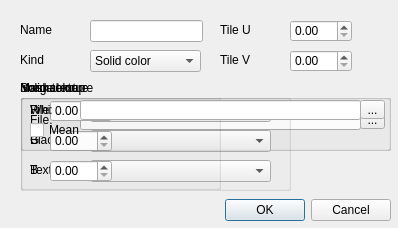
<?xml version="1.0" encoding="UTF-8"?>
<ui version="4.0">
 <class>textureDialog</class>
 <widget class="QDialog" name="textureDialog">
  <property name="geometry">
   <rect>
    <x>0</x>
    <y>0</y>
    <width>398</width>
    <height>228</height>
   </rect>
  </property>
  <property name="windowTitle">
   <string>Texture properties</string>
  </property>
  <widget class="QDialogButtonBox" name="buttonBox">
   <property name="geometry">
    <rect>
     <x>10</x>
     <y>190</y>
     <width>381</width>
     <height>40</height>
    </rect>
   </property>
   <property name="standardButtons">
    <set>QDialogButtonBox::Cancel|QDialogButtonBox::Ok</set>
   </property>
  </widget>
  <widget class="QLineEdit" name="nameBox">
   <property name="geometry">
    <rect>
     <x>90</x>
     <y>20</y>
     <width>113</width>
     <height>22</height>
    </rect>
   </property>
  </widget>
  <widget class="QLabel" name="label_4">
   <property name="geometry">
    <rect>
     <x>20</x>
     <y>20</y>
     <width>67</width>
     <height>20</height>
    </rect>
   </property>
   <property name="text">
    <string>Name</string>
   </property>
  </widget>
  <widget class="QLabel" name="label">
   <property name="geometry">
    <rect>
     <x>20</x>
     <y>50</y>
     <width>46</width>
     <height>20</height>
    </rect>
   </property>
   <property name="text">
    <string>Kind</string>
   </property>
  </widget>
  <widget class="QComboBox" name="kindBox">
   <property name="geometry">
    <rect>
     <x>90</x>
     <y>50</y>
     <width>111</width>
     <height>22</height>
    </rect>
   </property>
   <item>
    <property name="text">
     <string>Solid color</string>
    </property>
   </item>
   <item>
    <property name="text">
     <string>Mask texture</string>
    </property>
   </item>
   <item>
    <property name="text">
     <string>Image texture</string>
    </property>
   </item>
   <item>
    <property name="text">
     <string>Normap map</string>
    </property>
   </item>
  </widget>
  <widget class="QGroupBox" name="imageGroupBox">
   <property name="geometry">
    <rect>
     <x>20</x>
     <y>80</y>
     <width>371</width>
     <height>71</height>
    </rect>
   </property>
   <property name="title">
    <string>Image texture</string>
   </property>
   <widget class="QLineEdit" name="textureFileName">
    <property name="geometry">
     <rect>
      <x>60</x>
      <y>30</y>
      <width>281</width>
      <height>20</height>
     </rect>
    </property>
   </widget>
   <widget class="QToolButton" name="selectImageButton">
    <property name="geometry">
     <rect>
      <x>340</x>
      <y>30</y>
      <width>25</width>
      <height>19</height>
     </rect>
    </property>
    <property name="text">
     <string>...</string>
    </property>
   </widget>
   <widget class="QLabel" name="label_6">
    <property name="geometry">
     <rect>
      <x>10</x>
      <y>30</y>
      <width>46</width>
      <height>20</height>
     </rect>
    </property>
    <property name="text">
     <string>File:</string>
    </property>
   </widget>
  </widget>
  <widget class="QGroupBox" name="maskGroupBox">
   <property name="geometry">
    <rect>
     <x>20</x>
     <y>80</y>
     <width>271</width>
     <height>111</height>
    </rect>
   </property>
   <property name="title">
    <string>Mask texture</string>
   </property>
   <widget class="QComboBox" name="whiteMaskBox">
    <property name="geometry">
     <rect>
      <x>70</x>
      <y>20</y>
      <width>181</width>
      <height>22</height>
     </rect>
    </property>
   </widget>
   <widget class="QComboBox" name="blackMaskBox">
    <property name="geometry">
     <rect>
      <x>70</x>
      <y>50</y>
      <width>181</width>
      <height>22</height>
     </rect>
    </property>
   </widget>
   <widget class="QComboBox" name="textureMaskBox">
    <property name="geometry">
     <rect>
      <x>70</x>
      <y>80</y>
      <width>181</width>
      <height>22</height>
     </rect>
    </property>
   </widget>
   <widget class="QLabel" name="label_7">
    <property name="geometry">
     <rect>
      <x>10</x>
      <y>20</y>
      <width>46</width>
      <height>20</height>
     </rect>
    </property>
    <property name="text">
     <string>White</string>
    </property>
   </widget>
   <widget class="QLabel" name="label_8">
    <property name="geometry">
     <rect>
      <x>10</x>
      <y>50</y>
      <width>46</width>
      <height>20</height>
     </rect>
    </property>
    <property name="text">
     <string>Black</string>
    </property>
   </widget>
   <widget class="QLabel" name="label_9">
    <property name="geometry">
     <rect>
      <x>10</x>
      <y>80</y>
      <width>46</width>
      <height>20</height>
     </rect>
    </property>
    <property name="text">
     <string>Texture</string>
    </property>
   </widget>
  </widget>
  <widget class="QGroupBox" name="solidColorGroupBox">
   <property name="geometry">
    <rect>
     <x>20</x>
     <y>80</y>
     <width>201</width>
     <height>110</height>
    </rect>
   </property>
   <property name="title">
    <string>Solid color</string>
   </property>
   <widget class="QLabel" name="label_2">
    <property name="geometry">
     <rect>
      <x>10</x>
      <y>20</y>
      <width>46</width>
      <height>20</height>
     </rect>
    </property>
    <property name="text">
     <string>R</string>
    </property>
   </widget>
   <widget class="QLabel" name="label_3">
    <property name="geometry">
     <rect>
      <x>10</x>
      <y>50</y>
      <width>46</width>
      <height>20</height>
     </rect>
    </property>
    <property name="text">
     <string>G</string>
    </property>
   </widget>
   <widget class="QLabel" name="label_5">
    <property name="geometry">
     <rect>
      <x>10</x>
      <y>80</y>
      <width>46</width>
      <height>20</height>
     </rect>
    </property>
    <property name="text">
     <string>B</string>
    </property>
   </widget>
   <widget class="QDoubleSpinBox" name="blueColorBox">
    <property name="geometry">
     <rect>
      <x>30</x>
      <y>80</y>
      <width>62</width>
      <height>22</height>
     </rect>
    </property>
    <property name="maximum">
     <double>1.000000000000000</double>
    </property>
    <property name="singleStep">
     <double>0.100000000000000</double>
    </property>
   </widget>
   <widget class="QDoubleSpinBox" name="greenColorBox">
    <property name="geometry">
     <rect>
      <x>30</x>
      <y>50</y>
      <width>62</width>
      <height>22</height>
     </rect>
    </property>
    <property name="maximum">
     <double>1.000000000000000</double>
    </property>
    <property name="singleStep">
     <double>0.100000000000000</double>
    </property>
   </widget>
   <widget class="QDoubleSpinBox" name="redColorBox">
    <property name="geometry">
     <rect>
      <x>30</x>
      <y>20</y>
      <width>62</width>
      <height>22</height>
     </rect>
    </property>
    <property name="maximum">
     <double>1.000000000000000</double>
    </property>
    <property name="singleStep">
     <double>0.100000000000000</double>
    </property>
   </widget>
  </widget>
  <widget class="QGroupBox" name="normalMapGroupBox">
   <property name="geometry">
    <rect>
     <x>20</x>
     <y>80</y>
     <width>371</width>
     <height>71</height>
    </rect>
   </property>
   <property name="title">
    <string>Normal map</string>
   </property>
   <widget class="QLineEdit" name="mapTextureFileName">
    <property name="geometry">
     <rect>
      <x>60</x>
      <y>20</y>
      <width>281</width>
      <height>20</height>
     </rect>
    </property>
   </widget>
   <widget class="QToolButton" name="mapSelectImageButton">
    <property name="geometry">
     <rect>
      <x>340</x>
      <y>20</y>
      <width>25</width>
      <height>19</height>
     </rect>
    </property>
    <property name="text">
     <string>...</string>
    </property>
   </widget>
   <widget class="QLabel" name="label_11">
    <property name="geometry">
     <rect>
      <x>10</x>
      <y>20</y>
      <width>46</width>
      <height>20</height>
     </rect>
    </property>
    <property name="text">
     <string>File:</string>
    </property>
   </widget>
   <widget class="QCheckBox" name="meanBox">
    <property name="geometry">
     <rect>
      <x>10</x>
      <y>40</y>
      <width>71</width>
      <height>20</height>
     </rect>
    </property>
    <property name="text">
     <string>Mean</string>
    </property>
   </widget>
  </widget>
  <widget class="QDoubleSpinBox" name="tileUBox">
   <property name="geometry">
    <rect>
     <x>290</x>
     <y>20</y>
     <width>62</width>
     <height>22</height>
    </rect>
   </property>
   <property name="singleStep">
    <double>0.100000000000000</double>
   </property>
  </widget>
  <widget class="QDoubleSpinBox" name="tileVBox">
   <property name="geometry">
    <rect>
     <x>290</x>
     <y>50</y>
     <width>62</width>
     <height>22</height>
    </rect>
   </property>
   <property name="singleStep">
    <double>0.100000000000000</double>
   </property>
  </widget>
  <widget class="QLabel" name="label_10">
   <property name="geometry">
    <rect>
     <x>220</x>
     <y>20</y>
     <width>46</width>
     <height>20</height>
    </rect>
   </property>
   <property name="text">
    <string>Tile U</string>
   </property>
  </widget>
  <widget class="QLabel" name="label_12">
   <property name="geometry">
    <rect>
     <x>220</x>
     <y>50</y>
     <width>46</width>
     <height>20</height>
    </rect>
   </property>
   <property name="text">
    <string>Tile V</string>
   </property>
  </widget>
 </widget>
 <resources/>
 <connections>
  <connection>
   <sender>buttonBox</sender>
   <signal>accepted()</signal>
   <receiver>textureDialog</receiver>
   <slot>accept()</slot>
   <hints>
    <hint type="sourcelabel">
     <x>248</x>
     <y>254</y>
    </hint>
    <hint type="destinationlabel">
     <x>157</x>
     <y>274</y>
    </hint>
   </hints>
  </connection>
  <connection>
   <sender>buttonBox</sender>
   <signal>rejected()</signal>
   <receiver>textureDialog</receiver>
   <slot>reject()</slot>
   <hints>
    <hint type="sourcelabel">
     <x>316</x>
     <y>260</y>
    </hint>
    <hint type="destinationlabel">
     <x>286</x>
     <y>274</y>
    </hint>
   </hints>
  </connection>
 </connections>
</ui>
